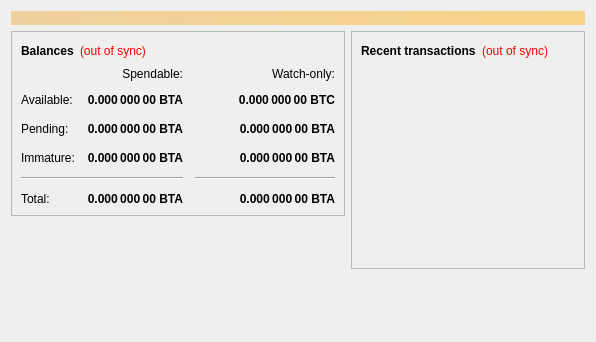
<?xml version="1.0" encoding="UTF-8"?>
<ui version="4.0">
 <class>OverviewPage</class>
 <widget class="QWidget" name="OverviewPage">
  <property name="geometry">
   <rect>
    <x>0</x>
    <y>0</y>
    <width>596</width>
    <height>342</height>
   </rect>
  </property>
  <property name="windowTitle">
   <string>Form</string>
  </property>
  <layout class="QVBoxLayout" name="topLayout">
   <item>
    <widget class="QLabel" name="labelAlerts">
     <property name="visible">
      <bool>false</bool>
     </property>
     <property name="styleSheet">
      <string notr="true">background-color: qlineargradient(x1: 0, y1: 0, x2: 1, y2: 0, stop:0 #F0D0A0, stop:1 #F8D488); color:#000000;</string>
     </property>
     <property name="wordWrap">
      <bool>true</bool>
     </property>
     <property name="margin">
      <number>3</number>
     </property>
    </widget>
   </item>
   <item>
    <layout class="QHBoxLayout" name="horizontalLayout" stretch="1,1">
     <item>
      <layout class="QVBoxLayout" name="verticalLayout_2">
       <item>
        <widget class="QFrame" name="frame">
         <property name="frameShape">
          <enum>QFrame::StyledPanel</enum>
         </property>
         <property name="frameShadow">
          <enum>QFrame::Raised</enum>
         </property>
         <layout class="QVBoxLayout" name="verticalLayout_4">
          <item>
           <layout class="QHBoxLayout" name="horizontalLayout_4">
            <item>
             <widget class="QLabel" name="label_5">
              <property name="font">
               <font>
                <weight>75</weight>
                <bold>true</bold>
               </font>
              </property>
              <property name="text">
               <string>Balances</string>
              </property>
             </widget>
            </item>
            <item>
             <widget class="QLabel" name="labelWalletStatus">
              <property name="cursor">
               <cursorShape>WhatsThisCursor</cursorShape>
              </property>
              <property name="toolTip">
               <string>The displayed information may be out of date. Your wallet automatically synchronizes with the Bitaltyn network after a connection is established, but this process has not completed yet.</string>
              </property>
              <property name="styleSheet">
               <string notr="true">QLabel { color: red; }</string>
              </property>
              <property name="text">
               <string notr="true">(out of sync)</string>
              </property>
              <property name="alignment">
               <set>Qt::AlignLeading|Qt::AlignLeft|Qt::AlignVCenter</set>
              </property>
             </widget>
            </item>
            <item>
             <spacer name="horizontalSpacer_3">
              <property name="orientation">
               <enum>Qt::Horizontal</enum>
              </property>
              <property name="sizeHint" stdset="0">
               <size>
                <width>40</width>
                <height>20</height>
               </size>
              </property>
             </spacer>
            </item>
           </layout>
          </item>
          <item>
           <layout class="QGridLayout" name="gridLayout">
            <property name="spacing">
             <number>12</number>
            </property>
            <item row="2" column="2">
             <widget class="QLabel" name="labelWatchPending">
              <property name="font">
               <font>
                <weight>75</weight>
                <bold>true</bold>
               </font>
              </property>
              <property name="cursor">
               <cursorShape>IBeamCursor</cursorShape>
              </property>
              <property name="toolTip">
               <string>Unconfirmed transactions to watch-only addresses</string>
              </property>
              <property name="text">
               <string notr="true">0.000 000 00 BTA</string>
              </property>
              <property name="alignment">
               <set>Qt::AlignRight|Qt::AlignTrailing|Qt::AlignVCenter</set>
              </property>
              <property name="textInteractionFlags">
               <set>Qt::LinksAccessibleByMouse|Qt::TextSelectableByKeyboard|Qt::TextSelectableByMouse</set>
              </property>
             </widget>
            </item>
            <item row="2" column="1">
             <widget class="QLabel" name="labelUnconfirmed">
              <property name="font">
               <font>
                <weight>75</weight>
                <bold>true</bold>
               </font>
              </property>
              <property name="cursor">
               <cursorShape>IBeamCursor</cursorShape>
              </property>
              <property name="toolTip">
               <string>Total of transactions that have yet to be confirmed, and do not yet count toward the spendable balance</string>
              </property>
              <property name="text">
               <string notr="true">0.000 000 00 BTA</string>
              </property>
              <property name="alignment">
               <set>Qt::AlignRight|Qt::AlignTrailing|Qt::AlignVCenter</set>
              </property>
              <property name="textInteractionFlags">
               <set>Qt::LinksAccessibleByMouse|Qt::TextSelectableByKeyboard|Qt::TextSelectableByMouse</set>
              </property>
             </widget>
            </item>
            <item row="3" column="2">
             <widget class="QLabel" name="labelWatchImmature">
              <property name="font">
               <font>
                <weight>75</weight>
                <bold>true</bold>
               </font>
              </property>
              <property name="cursor">
               <cursorShape>IBeamCursor</cursorShape>
              </property>
              <property name="toolTip">
               <string>Mined balance in watch-only addresses that has not yet matured</string>
              </property>
              <property name="text">
               <string notr="true">0.000 000 00 BTA</string>
              </property>
              <property name="alignment">
               <set>Qt::AlignRight|Qt::AlignTrailing|Qt::AlignVCenter</set>
              </property>
              <property name="textInteractionFlags">
               <set>Qt::LinksAccessibleByMouse|Qt::TextSelectableByKeyboard|Qt::TextSelectableByMouse</set>
              </property>
             </widget>
            </item>
            <item row="4" column="0" colspan="2">
             <widget class="Line" name="line">
              <property name="orientation">
               <enum>Qt::Horizontal</enum>
              </property>
             </widget>
            </item>
            <item row="4" column="2">
             <widget class="Line" name="lineWatchBalance">
              <property name="sizePolicy">
               <sizepolicy hsizetype="Preferred" vsizetype="Fixed">
                <horstretch>0</horstretch>
                <verstretch>0</verstretch>
               </sizepolicy>
              </property>
              <property name="minimumSize">
               <size>
                <width>140</width>
                <height>0</height>
               </size>
              </property>
              <property name="orientation">
               <enum>Qt::Horizontal</enum>
              </property>
             </widget>
            </item>
            <item row="5" column="0">
             <widget class="QLabel" name="labelTotalText">
              <property name="text">
               <string>Total:</string>
              </property>
             </widget>
            </item>
            <item row="3" column="1">
             <widget class="QLabel" name="labelImmature">
              <property name="font">
               <font>
                <weight>75</weight>
                <bold>true</bold>
               </font>
              </property>
              <property name="cursor">
               <cursorShape>IBeamCursor</cursorShape>
              </property>
              <property name="toolTip">
               <string>Mined balance that has not yet matured</string>
              </property>
              <property name="text">
               <string notr="true">0.000 000 00 BTA</string>
              </property>
              <property name="alignment">
               <set>Qt::AlignRight|Qt::AlignTrailing|Qt::AlignVCenter</set>
              </property>
              <property name="textInteractionFlags">
               <set>Qt::LinksAccessibleByMouse|Qt::TextSelectableByKeyboard|Qt::TextSelectableByMouse</set>
              </property>
             </widget>
            </item>
            <item row="2" column="3">
             <spacer name="horizontalSpacer_2">
              <property name="orientation">
               <enum>Qt::Horizontal</enum>
              </property>
              <property name="sizeHint" stdset="0">
               <size>
                <width>40</width>
                <height>20</height>
               </size>
              </property>
             </spacer>
            </item>
            <item row="3" column="0">
             <widget class="QLabel" name="labelImmatureText">
              <property name="text">
               <string>Immature:</string>
              </property>
             </widget>
            </item>
            <item row="5" column="1">
             <widget class="QLabel" name="labelTotal">
              <property name="font">
               <font>
                <weight>75</weight>
                <bold>true</bold>
               </font>
              </property>
              <property name="cursor">
               <cursorShape>IBeamCursor</cursorShape>
              </property>
              <property name="toolTip">
               <string>Your current total balance</string>
              </property>
              <property name="text">
               <string notr="true">0.000 000 00 BTA</string>
              </property>
              <property name="alignment">
               <set>Qt::AlignRight|Qt::AlignTrailing|Qt::AlignVCenter</set>
              </property>
              <property name="textInteractionFlags">
               <set>Qt::LinksAccessibleByMouse|Qt::TextSelectableByKeyboard|Qt::TextSelectableByMouse</set>
              </property>
             </widget>
            </item>
            <item row="5" column="2">
             <widget class="QLabel" name="labelWatchTotal">
              <property name="font">
               <font>
                <weight>75</weight>
                <bold>true</bold>
               </font>
              </property>
              <property name="cursor">
               <cursorShape>IBeamCursor</cursorShape>
              </property>
              <property name="toolTip">
               <string>Current total balance in watch-only addresses</string>
              </property>
              <property name="text">
               <string notr="true">0.000 000 00 BTA</string>
              </property>
              <property name="alignment">
               <set>Qt::AlignRight|Qt::AlignTrailing|Qt::AlignVCenter</set>
              </property>
              <property name="textInteractionFlags">
               <set>Qt::LinksAccessibleByMouse|Qt::TextSelectableByKeyboard|Qt::TextSelectableByMouse</set>
              </property>
             </widget>
            </item>
            <item row="0" column="2">
             <widget class="QLabel" name="labelWatchonly">
              <property name="text">
               <string>Watch-only:</string>
              </property>
              <property name="alignment">
               <set>Qt::AlignRight|Qt::AlignTrailing|Qt::AlignVCenter</set>
              </property>
             </widget>
            </item>
            <item row="1" column="0">
             <widget class="QLabel" name="labelBalanceText">
              <property name="text">
               <string>Available:</string>
              </property>
             </widget>
            </item>
            <item row="1" column="1">
             <widget class="QLabel" name="labelBalance">
              <property name="font">
               <font>
                <weight>75</weight>
                <bold>true</bold>
               </font>
              </property>
              <property name="cursor">
               <cursorShape>IBeamCursor</cursorShape>
              </property>
              <property name="toolTip">
               <string>Your current spendable balance</string>
              </property>
              <property name="text">
               <string notr="true">0.000 000 00 BTA</string>
              </property>
              <property name="alignment">
               <set>Qt::AlignRight|Qt::AlignTrailing|Qt::AlignVCenter</set>
              </property>
              <property name="textInteractionFlags">
               <set>Qt::LinksAccessibleByMouse|Qt::TextSelectableByKeyboard|Qt::TextSelectableByMouse</set>
              </property>
             </widget>
            </item>
            <item row="1" column="2">
             <widget class="QLabel" name="labelWatchAvailable">
              <property name="font">
               <font>
                <weight>75</weight>
                <bold>true</bold>
               </font>
              </property>
              <property name="cursor">
               <cursorShape>IBeamCursor</cursorShape>
              </property>
              <property name="toolTip">
               <string>Your current balance in watch-only addresses</string>
              </property>
              <property name="text">
               <string notr="true">0.000 000 00 BTC</string>
              </property>
              <property name="alignment">
               <set>Qt::AlignRight|Qt::AlignTrailing|Qt::AlignVCenter</set>
              </property>
              <property name="textInteractionFlags">
               <set>Qt::LinksAccessibleByMouse|Qt::TextSelectableByKeyboard|Qt::TextSelectableByMouse</set>
              </property>
             </widget>
            </item>
            <item row="2" column="0">
             <widget class="QLabel" name="labelPendingText">
              <property name="text">
               <string>Pending:</string>
              </property>
             </widget>
            </item>
            <item row="0" column="1">
             <widget class="QLabel" name="labelSpendable">
              <property name="text">
               <string>Spendable:</string>
              </property>
              <property name="alignment">
               <set>Qt::AlignRight|Qt::AlignTrailing|Qt::AlignVCenter</set>
              </property>
             </widget>
            </item>
           </layout>
          </item>
         </layout>
        </widget>
       </item>
       <item>
        <spacer name="verticalSpacer">
         <property name="orientation">
          <enum>Qt::Vertical</enum>
         </property>
         <property name="sizeHint" stdset="0">
          <size>
           <width>20</width>
           <height>40</height>
          </size>
         </property>
        </spacer>
       </item>
      </layout>
     </item>
     <item>
      <layout class="QVBoxLayout" name="verticalLayout_3">
       <item>
        <widget class="QFrame" name="frame_2">
         <property name="frameShape">
          <enum>QFrame::StyledPanel</enum>
         </property>
         <property name="frameShadow">
          <enum>QFrame::Raised</enum>
         </property>
         <layout class="QVBoxLayout" name="verticalLayout">
          <item>
           <layout class="QHBoxLayout" name="horizontalLayout_2">
            <item>
             <widget class="QLabel" name="label_4">
              <property name="font">
               <font>
                <weight>75</weight>
                <bold>true</bold>
               </font>
              </property>
              <property name="text">
               <string>Recent transactions</string>
              </property>
             </widget>
            </item>
            <item>
             <widget class="QLabel" name="labelTransactionsStatus">
              <property name="cursor">
               <cursorShape>WhatsThisCursor</cursorShape>
              </property>
              <property name="toolTip">
               <string>The displayed information may be out of date. Your wallet automatically synchronizes with the Bitaltyn network after a connection is established, but this process has not completed yet.</string>
              </property>
              <property name="styleSheet">
               <string notr="true">QLabel { color: red; }</string>
              </property>
              <property name="text">
               <string notr="true">(out of sync)</string>
              </property>
              <property name="alignment">
               <set>Qt::AlignRight|Qt::AlignTrailing|Qt::AlignVCenter</set>
              </property>
             </widget>
            </item>
            <item>
             <spacer name="horizontalSpacer">
              <property name="orientation">
               <enum>Qt::Horizontal</enum>
              </property>
              <property name="sizeHint" stdset="0">
               <size>
                <width>40</width>
                <height>20</height>
               </size>
              </property>
             </spacer>
            </item>
           </layout>
          </item>
          <item>
           <widget class="QListView" name="listTransactions">
            <property name="styleSheet">
             <string notr="true">QListView { background: transparent; }</string>
            </property>
            <property name="frameShape">
             <enum>QFrame::NoFrame</enum>
            </property>
            <property name="verticalScrollBarPolicy">
             <enum>Qt::ScrollBarAlwaysOff</enum>
            </property>
            <property name="horizontalScrollBarPolicy">
             <enum>Qt::ScrollBarAlwaysOff</enum>
            </property>
            <property name="selectionMode">
             <enum>QAbstractItemView::NoSelection</enum>
            </property>
           </widget>
          </item>
         </layout>
        </widget>
       </item>
       <item>
        <spacer name="verticalSpacer_2">
         <property name="orientation">
          <enum>Qt::Vertical</enum>
         </property>
         <property name="sizeHint" stdset="0">
          <size>
           <width>20</width>
           <height>40</height>
          </size>
         </property>
        </spacer>
       </item>
      </layout>
     </item>
    </layout>
   </item>
  </layout>
 </widget>
 <resources/>
 <connections/>
</ui>
